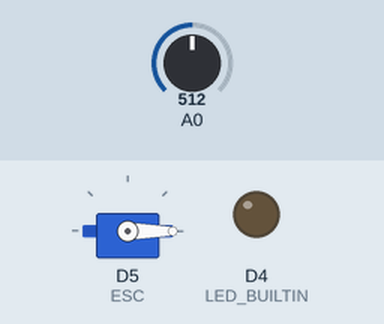
Simulated run of this sketch. Board: ESP8266 (Wemos D1 mini). Shown: servo, output pins drawn as LEDs (lit = HIGH, except the on-board LED, lit = LOW). The test bench sets the inputs (shaded band); at power-on: A0 = 512.

Above: at 6.2 s.
6.3 s: A0 set to 961
7.8 s: A0 set to 988
At 9.2 s:
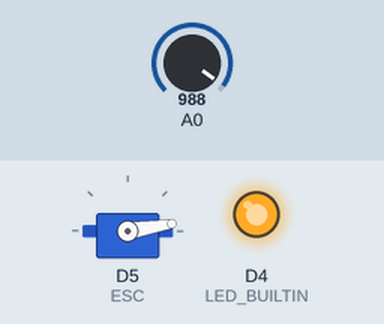
10.8 s: A0 set to 525
12.6 s: A0 set to 496
At 13.13 s:
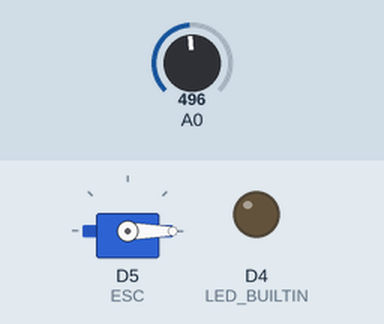
15.6 s: A0 set to 55
18.6 s: A0 set to 47
Timing chart, 0 to 21.1 s (numbered marks = the images above; inputs shaded):
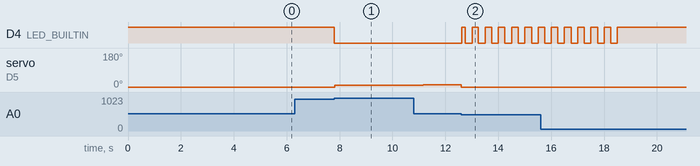

Measured:
- the behaviour switches between 971 and 972 on A0 (found by bisection; images 0 and 1)
- the behaviour switches between 512 and 511 on A0 (found by bisection; images 1 and 2)
- after the input at 6.3 s, every drawn part: stays the same
- after the input at 7.8 s, D4 (LED_BUILTIN): HIGH → LOW at once; servo on D5 (ESC): 0° → 9° at once, → 10° 2.4 s later
- after the input at 12.6 s, D4 (LED_BUILTIN): LOW → HIGH at once, then repeats every 0.50 s: LOW 0.25 s, HIGH 0.24 s
- after the input at 18.6 s, D4 (LED_BUILTIN): stops changing and stays HIGH

The sketch:

Executar-Motor-Automatico.ino
```cpp
// WEMOS D1 Mini (ESP8266)
// Perfil automático de rotação para a coleta do dataset.
//
// O perfil é gerado a partir de uma semente fixa, então é exatamente o mesmo
// em todas as execuções: todas as classes recebem a mesma sequência de rotações.
//
// Uso:
//   1. Ligue com o potenciômetro no mínimo (o ESC arma em 5 s).
//   2. Inicie o capturar_dados.py.
//   3. Gire o potenciômetro até o máximo: o perfil começa (LED aceso).
//   4. Ao fim do perfil o motor para sozinho e o LED pisca. Pare a captura.
//   Para interromper a qualquer momento, baixe o potenciômetro até a metade.
//   Para repetir, leve o potenciômetro ao mínimo e depois ao máximo de novo.

#include <Servo.h>

Servo ESC;

// ---------------------------------------------------------------------------
// Configuração do perfil
// ---------------------------------------------------------------------------
const float    PCT_MIN    = 5.0;      // menor aceleração em que o motor gira estável (%)
const float    PCT_MAX    = 15.0;     // aceleração máxima (%)
const uint32_t DURACAO_MS = 600000;   // duração do perfil: 10 min
const uint32_t SEMENTE    = 12345;    // mesma semente = mesmo perfil sempre

// ---------------------------------------------------------------------------
// Perfil: lista de pontos (tempo, nível) ligados por retas.
// nível 0 = PCT_MIN, nível 1 = PCT_MAX
// ---------------------------------------------------------------------------
struct Ponto { uint32_t t; float nivel; };
const int MAX_PONTOS = 1000;
Ponto perfil[MAX_PONTOS];
int nPontos = 0;
uint32_t tMontagem = 0;

// gerador pseudoaleatório próprio (xorshift32): mesma sequência em toda execução
uint32_t estadoRng = SEMENTE;
float aleatorio() {                       // valor entre 0 e 1
  estadoRng ^= estadoRng << 13;
  estadoRng ^= estadoRng >> 17;
  estadoRng ^= estadoRng << 5;
  return (estadoRng & 0xFFFFFF) / 16777215.0f;
}
float entre(float a, float b) { return a + (b - a) * aleatorio(); }

void ponto(uint32_t dt_ms, float nivel) {
  if (nPontos >= MAX_PONTOS) return;
  tMontagem += dt_ms;
  perfil[nPontos++] = { tMontagem, nivel };
}

// Monta ciclos de ~2 min até cobrir a duração total. Cada ciclo tem:
//   rampas lentas, degraus com patamares e variações aleatórias.
void montaPerfil() {
  ponto(0, 0.0f);
  ponto(2000, 0.0f);                       // 2 s no mínimo para o motor estabilizar
  while (tMontagem < DURACAO_MS) {
    // 1. rampa lenta subindo e descendo (15 s cada)
    ponto(15000, 1.0f);
    ponto(15000, 0.0f);

    // 2. degraus: sobe e desce em 4 níveis, 4 s em cada
    const float degraus[] = {0.25f, 0.5f, 0.75f, 1.0f, 0.75f, 0.5f, 0.25f, 0.0f};
    for (float d : degraus) {
      ponto(300, d);                       // transição rápida
      ponto(4000, d);                      // patamar
    }

    // 3. variações aleatórias: 20 alvos com transições e patamares de duração variável
    for (int i = 0; i < 20; i++) {
      float alvo = aleatorio();
      ponto((uint32_t)entre(300, 2000), alvo);   // transição
      ponto((uint32_t)entre(500, 3000), alvo);   // patamar
    }
  }
}

// Nível do perfil no instante t (ms desde o início), por interpolação linear
float nivelNoTempo(uint32_t t) {
  static int i = 0;
  if (t < perfil[i].t) i = 0;
  while (i < nPontos - 2 && t >= perfil[i + 1].t) i++;
  Ponto a = perfil[i], b = perfil[i + 1];
  if (b.t <= a.t) return b.nivel;
  float f = (float)(t - a.t) / (float)(b.t - a.t);
  if (f > 1.0f) f = 1.0f;
  return a.nivel + (b.nivel - a.nivel) * f;
}

// ---------------------------------------------------------------------------
// Potenciômetro: liga, desliga e reinicia o perfil
// ---------------------------------------------------------------------------
float lerPot() {                           // 0 a 1
  long soma = 0;
  for (int i = 0; i < 5; i++) soma += analogRead(A0);
  return (soma / 5) / 1023.0f;
}

enum Estado { ESPERANDO, RODANDO, FIM };
Estado estado = ESPERANDO;
uint32_t inicioPerfil = 0;

void setup() {
  pinMode(LED_BUILTIN, OUTPUT);
  digitalWrite(LED_BUILTIN, HIGH);         // LED apagado (acende com LOW)

  ESC.attach(D5, 1000, 2000);              // D5 = GPIO14, seguro pra boot
  ESC.writeMicroseconds(1000);             // sinal mínimo para armar
  delay(5000);                             // tempo para o ESC armar

  montaPerfil();
}

void loop() {
  float pot = lerPot();

  switch (estado) {
    case ESPERANDO:
      ESC.writeMicroseconds(1000);
      if (pot > 0.95f) {                   // potenciômetro no máximo: começa
        inicioPerfil = millis();
        estado = RODANDO;
        digitalWrite(LED_BUILTIN, LOW);
      }
      break;

    case RODANDO: {
      uint32_t t = millis() - inicioPerfil;
      if (pot < 0.5f || t >= DURACAO_MS) { // interrompido ou terminou
        ESC.writeMicroseconds(1000);
        estado = FIM;
        break;
      }
      float pct = PCT_MIN + (PCT_MAX - PCT_MIN) * nivelNoTempo(t);
      ESC.writeMicroseconds(1000 + (int)(pct * 10.0f));   // 1% = 10 µs
      break;
    }

    case FIM:
      ESC.writeMicroseconds(1000);
      digitalWrite(LED_BUILTIN, (millis() / 250) % 2 ? LOW : HIGH);   // pisca
      if (pot < 0.05f) {                   // potenciômetro no mínimo: pronto para repetir
        estado = ESPERANDO;
        digitalWrite(LED_BUILTIN, HIGH);
      }
      break;
  }

  delay(10);
}
```
